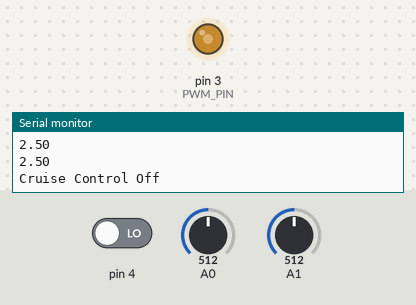
This sketch was run on a simulated Arduino Uno, built with avr-gcc and run on an emulated ATmega328P. On the bench: output pins drawn as LEDs (lit = HIGH), the last lines printed to the serial monitor. The inputs (shaded band) are chosen by the test bench; at power-on: A1 = 512, pin 4 LOW, A0 = 512.

Above: at 1.2 s.
1.3 s: A1 set to 716
At 2.2 s:
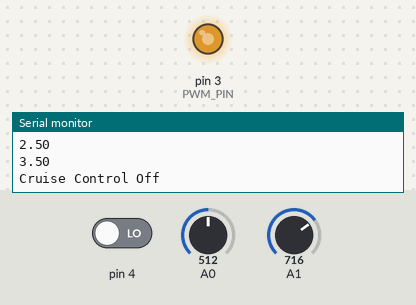
2.8 s: A1 set to 900
At 3.2 s:
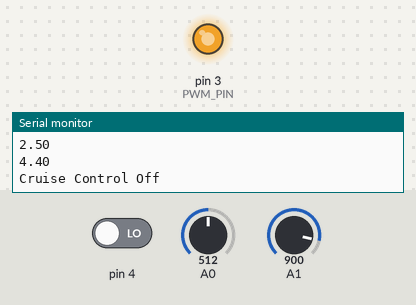
4.3 s: A1 set to 122
At 5.5 s:
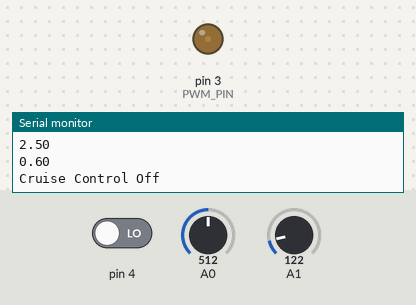
5.8 s: A1 set to 0
At 6.5 s:
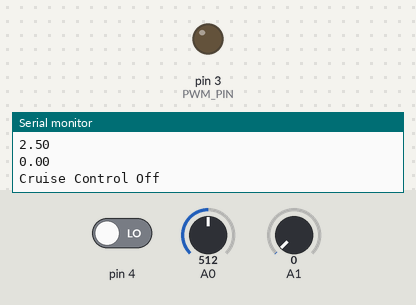
Timing chart, 0 to 8.8 s (numbered marks = the images above; inputs shaded):
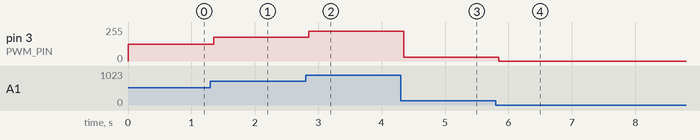

Measured:
- after the input at 1.3 s, pin 3 (PWM_PIN): 127/255 → 178/255 after 0.05 s
- after the input at 2.8 s, pin 3 (PWM_PIN): 178/255 → 224/255 after 0.05 s
- after the input at 4.3 s, pin 3 (PWM_PIN): 224/255 → 30/255 after 0.05 s
- after the input at 5.8 s, pin 3 (PWM_PIN): 30/255 → 0/255 at once

The sketch:

CruiseControl.ino
```cpp
static bool cruiseFlag = false;
const int PWM_PIN = 3;
int pedalWriteValue_Locked;
void setup() {
  // put your setup code here, to run once:
  Serial.begin(9600);
  pinMode(PWM_PIN, OUTPUT);
  pinMode(A0, INPUT);
  pinMode(A1, INPUT);
  pinMode(4, INPUT);
}

void loop()
{
  //Low Pass
  int lowPassRead = analogRead(A0);
  float lowPassWriteValue = lowPassRead * 0.249;
  float lowPassVoltage = lowPassRead * (5.0/1023.0);

  //Pedals
  int pedalReadValue = analogRead(A1);
  float pedalWriteValue = pedalReadValue * 0.249;
  float pedalVoltage = pedalReadValue * (5.0/1023.0);

  if(digitalRead(4) == HIGH)
  {
    Serial.println("Cruise Control Currently Active");
    if(cruiseFlag == false)
    {
      pedalWriteValue_Locked = pedalWriteValue;
      analogWrite(3, pedalWriteValue_Locked);
      cruiseFlag = true;
    }

    if(cruiseFlag == true && pedalWriteValue <= pedalWriteValue_Locked)
    {
      Serial.println("This is true!!!!!!!!!");
      pedalWriteValue = pedalWriteValue_Locked;
      analogWrite(3, pedalWriteValue);
    }

  }
  else
  {
    Serial.println("Cruise Control Off");
    analogWrite(3, pedalWriteValue);
    cruiseFlag = false;
  }
  lowPassVoltage = lowPassRead * (5.0/1023.0);
  Serial.println(lowPassVoltage);
  pedalVoltage = pedalReadValue * (5.0/1023.0);
  Serial.println(pedalVoltage);

}
```
